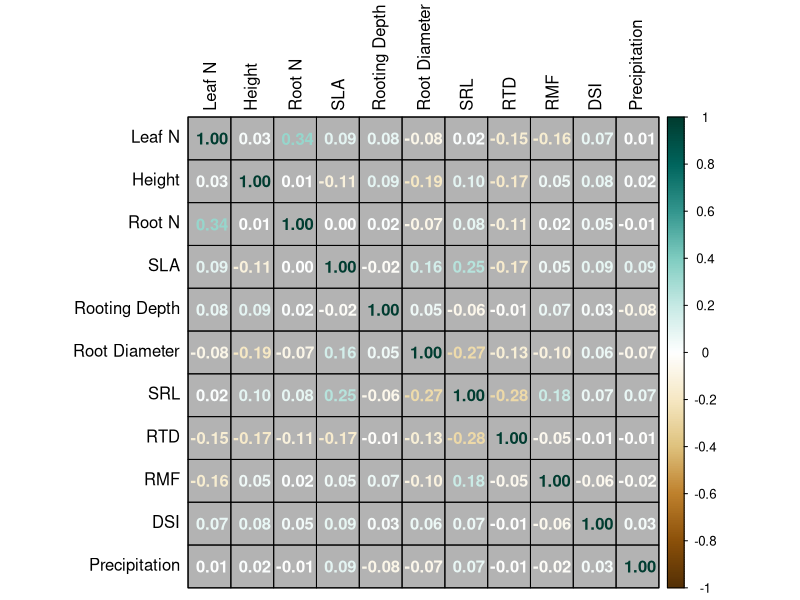

Write R code to recreate this figure. (Note: this script raises an error after producing the figure.)
# Get Summary stats

# load libraries
library(tidyverse)
library(corrplot)

#### Load imputed data without woody species ####

enviro = read.csv("./Raw.Data/site.drt.dev.index.csv", row.names = 1)

# imputed traits with woody species
imputed.NW = read.csv("./Formatted.Data/Revisions/Final.Data/imputed.traits.NW.outliersRM.csv", row.names = 1) %>%
  left_join(., enviro, by = "site_code") %>%
  filter(round(cover.change, 5) > -24.50000 & round(cover.change, 5) < 23.52000) %>%
  mutate_at(vars(26:36),scale)
imputed.NW.annual = read.csv("./Formatted.Data/Revisions/Final.Data/imputed.traits.NW.annuals.outliersRM.csv", row.names = 1)%>%
  left_join(., enviro, by = "site_code") %>%
  filter(round(cover.change, 5) > -24.50000 & round(cover.change, 5) < 23.52000) %>%
  mutate_at(vars(26:36),scale)
imputed.NW.perennial = read.csv("./Formatted.Data/Revisions/Final.Data/imputed.traits.NW.perennials.outliersRM.csv", row.names = 1)%>%
  left_join(., enviro, by = "site_code") %>%
  filter(round(cover.change, 5) > -24.50000 & round(cover.change, 5) < 23.52000) %>%
  mutate_at(vars(26:36),scale)
imputed.NW.forb = read.csv("./Formatted.Data/Revisions/Final.Data/imputed.traits.NW.forbs.legume.outliersRM.csv", row.names = 1)%>%
  left_join(., enviro, by = "site_code") %>%
  filter(round(cover.change, 5) > -24.50000 & round(cover.change, 5) < 23.52000) %>%
  mutate_at(vars(26:36),scale)
imputed.NW.graminoid = read.csv("./Formatted.Data/Revisions/Final.Data/imputed.traits.NW.graminoid.outliersRM.csv", row.names = 1)%>%
  left_join(., enviro, by = "site_code") %>%
  filter(round(cover.change, 5) > -24.50000 & round(cover.change, 5) < 23.52000) %>%
  mutate_at(vars(26:36),scale)
imputed.NW.annual.forb = read.csv("./Formatted.Data/Revisions/Final.Data/imputed.traits.NW.annual.forb.legume.outliersRM.csv", row.names = 1)%>%
  left_join(., enviro, by = "site_code") %>%
  filter(round(cover.change, 5) > -24.50000 & round(cover.change, 5) < 23.52000) %>%
  mutate_at(vars(26:36),scale)
imputed.NW.perennial.forb = read.csv("./Formatted.Data/Revisions/Final.Data/imputed.traits.NW.perennial.forb.legume.outliersRM.csv", row.names = 1)%>%
  left_join(., enviro, by = "site_code") %>%
  filter(round(cover.change, 5) > -24.50000 & round(cover.change, 5) < 23.52000) %>%
  mutate_at(vars(26:36),scale)
imputed.NW.perennial.graminoid = read.csv("./Formatted.Data/Revisions/Final.Data/imputed.traits.NW.perennial.graminoid.outliersRM.csv", row.names = 1)%>%
  left_join(., enviro, by = "site_code") %>%
  filter(round(cover.change, 5) > -24.50000 & round(cover.change, 5) < 23.52000) %>%
  mutate_at(vars(26:36),scale)

#### Drop NAs ####
# drop NAs so data matches exactly that used in the models

imputed.NW.2 = imputed.NW %>%
  select(cover.change,site_code,Taxon, leafN.final:mean.MAP) %>%
  drop_na()

# number of sites

unique(imputed.NW.2$site_code) # 63 sites

# number of species

unique(imputed.NW.2$Taxon) # 421 species

#### Woody species excluded ####

imputed.traits = read.csv("./Formatted.Data/Revisions/imputed.traits.final.csv",row.names = 1)

woody = imputed.traits %>%
  filter(functional_group %in% c("WOODY") | local_lifeform %in% c("SHRUB","TREE","WOODY"))
# 112 populations removed, 81 species removed prior to outlier removal

# outlier removal
imputed.traits.2 = imputed.traits %>%
  filter(round(leafN.final, 5) < 46.00560) %>% # 4
  filter(round(height.final, 5) < 7.787850) %>% # 11
  filter(round(rootN.final, 5) < 25.55616) %>% # 18
  filter(round(SLA.final, 5) < 49.05439) %>% # 8
  filter(round(root.depth.final, 5) < 2.915000) %>% # 15
  filter(round(RTD.final, 5) < 0.7460162) %>% # 11
  filter(round(SRL.final, 5) < 437.3523) %>% # 21
  filter(round(rootDiam.final, 5) < 1.200000) %>% # 6
  filter(round(RMF.final, 5) < 0.7670084) # 10

woody.2 = imputed.traits.2 %>%
  filter(functional_group %in% c("WOODY") | local_lifeform %in% c("SHRUB","TREE","WOODY"))
# 81 populations remained, 62 species remained after outlier removal.

# 28% of populations removed, 23% of species removed as outliers
# out of all outliers removed (94 populations) 50 were woody (53%)

#### Load imputed data without woody species not scaled ####

enviro = read.csv("./Raw.Data/site.drt.dev.index.csv", row.names = 1)

# imputed traits with woody species
imputed.NW = read.csv("./Formatted.Data/Revisions/Final.Data/imputed.traits.NW.outliersRM.csv", row.names = 1) %>%
  left_join(., enviro, by = "site_code") %>%
  filter(round(cover.change, 5) > -24.50000 & round(cover.change, 5) < 23.52000)
imputed.NW.annual = read.csv("./Formatted.Data/Revisions/Final.Data/imputed.traits.NW.annuals.outliersRM.csv", row.names = 1)%>%
  left_join(., enviro, by = "site_code") %>%
  filter(round(cover.change, 5) > -24.50000 & round(cover.change, 5) < 23.52000)
imputed.NW.perennial = read.csv("./Formatted.Data/Revisions/Final.Data/imputed.traits.NW.perennials.outliersRM.csv", row.names = 1)%>%
  left_join(., enviro, by = "site_code") %>%
  filter(round(cover.change, 5) > -24.50000 & round(cover.change, 5) < 23.52000)
imputed.NW.forb = read.csv("./Formatted.Data/Revisions/Final.Data/imputed.traits.NW.forbs.legume.outliersRM.csv", row.names = 1)%>%
  left_join(., enviro, by = "site_code") %>%
  filter(round(cover.change, 5) > -24.50000 & round(cover.change, 5) < 23.52000)
imputed.NW.graminoid = read.csv("./Formatted.Data/Revisions/Final.Data/imputed.traits.NW.graminoid.outliersRM.csv", row.names = 1)%>%
  left_join(., enviro, by = "site_code") %>%
  filter(round(cover.change, 5) > -24.50000 & round(cover.change, 5) < 23.52000)
imputed.NW.annual.forb = read.csv("./Formatted.Data/Revisions/Final.Data/imputed.traits.NW.annual.forb.legume.outliersRM.csv", row.names = 1)%>%
  left_join(., enviro, by = "site_code") %>%
  filter(round(cover.change, 5) > -24.50000 & round(cover.change, 5) < 23.52000)
imputed.NW.perennial.forb = read.csv("./Formatted.Data/Revisions/Final.Data/imputed.traits.NW.perennial.forb.legume.outliersRM.csv", row.names = 1)%>%
  left_join(., enviro, by = "site_code") %>%
  filter(round(cover.change, 5) > -24.50000 & round(cover.change, 5) < 23.52000)
imputed.NW.perennial.graminoid = read.csv("./Formatted.Data/Revisions/Final.Data/imputed.traits.NW.perennial.graminoid.outliersRM.csv", row.names = 1)%>%
  left_join(., enviro, by = "site_code") %>%
  filter(round(cover.change, 5) > -24.50000 & round(cover.change, 5) < 23.52000)

# Remove NAs

imputed.NW.2 = imputed.NW %>%
  select(cover.change,site_code,Taxon, leafN.final:mean.MAP) %>%
  drop_na()
imputed.NW.annual.2 = imputed.NW.annual %>%
  select(cover.change,site_code,Taxon, functional_group,leafN.final:mean.MAP) %>%
  drop_na()
imputed.NW.perennial.2 = imputed.NW.perennial %>%
  select(cover.change,site_code,Taxon,functional_group,leafN.final:mean.MAP) %>%
  drop_na()
imputed.NW.graminoid.2 = imputed.NW.graminoid %>%
  select(cover.change,site_code,Taxon, leafN.final:mean.MAP) %>%
  drop_na()
imputed.NW.forb.2 = imputed.NW.forb %>%
  select(cover.change,site_code,Taxon, leafN.final:mean.MAP) %>%
  drop_na()
imputed.NW.annual.forb.2 = imputed.NW.annual.forb %>%
  select(cover.change,site_code,Taxon, leafN.final:mean.MAP) %>%
  drop_na()
imputed.NW.perennial.forb.2 = imputed.NW.perennial.forb%>%
  select(cover.change,site_code,Taxon, leafN.final:mean.MAP) %>%
  drop_na()
imputed.NW.perennial.graminoid.2 = imputed.NW.perennial.graminoid %>%
  select(cover.change,site_code,Taxon, leafN.final:mean.MAP) %>%
  drop_na()

#### Table S2-S6 ####
mean(imputed.NW.2$leafN.final, na.rm = TRUE)
mean(imputed.NW.2$height.final, na.rm = TRUE)
mean(imputed.NW.2$rootN.final, na.rm = TRUE)
mean(imputed.NW.2$SLA.final, na.rm = TRUE)
mean(imputed.NW.2$root.depth.final, na.rm = TRUE)
mean(imputed.NW.2$RTD.final, na.rm = TRUE)
mean(imputed.NW.2$SRL.final, na.rm = TRUE)
mean(imputed.NW.2$rootDiam.final, na.rm = TRUE)
mean(imputed.NW.2$RMF.final, na.rm = TRUE)
mean(imputed.NW.2$mean.MAP, na.rm = TRUE)
mean(imputed.NW.2$mean.DSI, na.rm = TRUE)
mean(imputed.NW.2$cover.change)

sd(imputed.NW.2$leafN.final, na.rm = TRUE)
sd(imputed.NW.2$height.final, na.rm = TRUE)
sd(imputed.NW.2$rootN.final, na.rm = TRUE)
sd(imputed.NW.2$SLA.final, na.rm = TRUE)
sd(imputed.NW.2$RMF.final, na.rm = TRUE)
sd(imputed.NW.2$root.depth.final, na.rm = TRUE)
sd(imputed.NW.2$RTD.final, na.rm = TRUE)
sd(imputed.NW.2$SRL.final, na.rm = TRUE)
sd(imputed.NW.2$rootDiam.final, na.rm = TRUE)
sd(imputed.NW.2$mean.MAP, na.rm = TRUE)
sd(imputed.NW.2$mean.DSI, na.rm = TRUE)
sd(imputed.NW.2$cover.change)

range(imputed.NW.2$leafN.final, na.rm = TRUE)
range(imputed.NW.2$height.final, na.rm = TRUE)
range(imputed.NW.2$rootN.final, na.rm = TRUE)
range(imputed.NW.2$SLA.final, na.rm = TRUE)
range(imputed.NW.2$RMF.final, na.rm = TRUE)
range(imputed.NW.2$root.depth.final, na.rm = TRUE)
range(imputed.NW.2$RTD.final, na.rm = TRUE)
range(imputed.NW.2$SRL.final, na.rm = TRUE)
range(imputed.NW.2$rootDiam.final, na.rm = TRUE)
range(imputed.NW.2$mean.MAP, na.rm = TRUE)
range(imputed.NW.2$mean.DSI, na.rm = TRUE)
range(imputed.NW.2$cover.change)

sd(imputed.NW.2$leafN.final, na.rm = TRUE)/mean(imputed.NW.2$leafN.final, na.rm = TRUE)
sd(imputed.NW.2$height.final, na.rm = TRUE)/mean(imputed.NW.2$height.final, na.rm = TRUE)
sd(imputed.NW.2$rootN.final, na.rm = TRUE)/mean(imputed.NW.2$rootN.final, na.rm = TRUE)
sd(imputed.NW.2$SLA.final, na.rm = TRUE)/mean(imputed.NW.2$SLA.final, na.rm = TRUE)
sd(imputed.NW.2$RMF.final, na.rm = TRUE)/mean(imputed.NW.2$RMF.final, na.rm = TRUE)
sd(imputed.NW.2$root.depth.final, na.rm = TRUE)/mean(imputed.NW.2$root.depth.final, na.rm = TRUE)
sd(imputed.NW.2$RTD.final, na.rm = TRUE)/mean(imputed.NW.2$RTD.final, na.rm = TRUE)
sd(imputed.NW.2$SRL.final, na.rm = TRUE)/mean(imputed.NW.2$SRL.final, na.rm = TRUE)
sd(imputed.NW.2$rootDiam.final, na.rm = TRUE)/mean(imputed.NW.2$rootDiam.final, na.rm = TRUE)
sd(imputed.NW.2$mean.MAP, na.rm = TRUE)/mean(imputed.NW.2$mean.MAP, na.rm = TRUE)
sd(imputed.NW.2$mean.DSI, na.rm = TRUE)/mean(imputed.NW.2$mean.DSI, na.rm = TRUE)
sd(imputed.NW.2$cover.change)/mean(imputed.NW.2$cover.change)

mean(imputed.NW.annual.2$leafN.final, na.rm = TRUE)
mean(imputed.NW.annual.2$height.final, na.rm = TRUE)
mean(imputed.NW.annual.2$rootN.final, na.rm = TRUE)
mean(imputed.NW.annual.2$SLA.final, na.rm = TRUE)
mean(imputed.NW.annual.2$RMF.final, na.rm = TRUE)
mean(imputed.NW.annual.2$root.depth.final, na.rm = TRUE)
mean(imputed.NW.annual.2$RTD.final, na.rm = TRUE)
mean(imputed.NW.annual.2$SRL.final, na.rm = TRUE)
mean(imputed.NW.annual.2$rootDiam.final, na.rm = TRUE)
mean(imputed.NW.annual.2$mean.MAP, na.rm = TRUE)
mean(imputed.NW.annual.2$mean.DSI, na.rm = TRUE)
mean(imputed.NW.annual.2$cover.change)

sd(imputed.NW.annual.2$leafN.final, na.rm = TRUE)
sd(imputed.NW.annual.2$height.final, na.rm = TRUE)
sd(imputed.NW.annual.2$rootN.final, na.rm = TRUE)
sd(imputed.NW.annual.2$SLA.final, na.rm = TRUE)
sd(imputed.NW.annual.2$RMF.final, na.rm = TRUE)
sd(imputed.NW.annual.2$root.depth.final, na.rm = TRUE)
sd(imputed.NW.annual.2$RTD.final, na.rm = TRUE)
sd(imputed.NW.annual.2$SRL.final, na.rm = TRUE)
sd(imputed.NW.annual.2$rootDiam.final, na.rm = TRUE)
sd(imputed.NW.annual.2$mean.MAP, na.rm = TRUE)
sd(imputed.NW.annual.2$mean.DSI, na.rm = TRUE)
sd(imputed.NW.annual.2$cover.change)

range(imputed.NW.annual.2$leafN.final, na.rm = TRUE)
range(imputed.NW.annual.2$height.final, na.rm = TRUE)
range(imputed.NW.annual.2$rootN.final, na.rm = TRUE)
range(imputed.NW.annual.2$SLA.final, na.rm = TRUE)
range(imputed.NW.annual.2$RMF.final, na.rm = TRUE)
range(imputed.NW.annual.2$root.depth.final, na.rm = TRUE)
range(imputed.NW.annual.2$RTD.final, na.rm = TRUE)
range(imputed.NW.annual.2$SRL.final, na.rm = TRUE)
range(imputed.NW.annual.2$rootDiam.final, na.rm = TRUE)
range(imputed.NW.annual.2$mean.MAP, na.rm = TRUE)
range(imputed.NW.annual.2$mean.DSI, na.rm = TRUE)
range(imputed.NW.annual.2$cover.change)

mean(imputed.NW.perennial.2$leafN.final, na.rm = TRUE)
mean(imputed.NW.perennial.2$height.final, na.rm = TRUE)
mean(imputed.NW.perennial.2$rootN.final, na.rm = TRUE)
mean(imputed.NW.perennial.2$SLA.final, na.rm = TRUE)
mean(imputed.NW.perennial.2$RMF.final, na.rm = TRUE)
mean(imputed.NW.perennial.2$root.depth.final, na.rm = TRUE)
mean(imputed.NW.perennial.2$RTD.final, na.rm = TRUE)
mean(imputed.NW.perennial.2$SRL.final, na.rm = TRUE)
mean(imputed.NW.perennial.2$rootDiam.final, na.rm = TRUE)
mean(imputed.NW.perennial.2$mean.MAP, na.rm = TRUE)
mean(imputed.NW.perennial.2$mean.DSI, na.rm = TRUE)
mean(imputed.NW.perennial.2$cover.change)

sd(imputed.NW.perennial.2$leafN.final, na.rm = TRUE)
sd(imputed.NW.perennial.2$height.final, na.rm = TRUE)
sd(imputed.NW.perennial.2$rootN.final, na.rm = TRUE)
sd(imputed.NW.perennial.2$SLA.final, na.rm = TRUE)
sd(imputed.NW.perennial.2$RMF.final, na.rm = TRUE)
sd(imputed.NW.perennial.2$root.depth.final, na.rm = TRUE)
sd(imputed.NW.perennial.2$RTD.final, na.rm = TRUE)
sd(imputed.NW.perennial.2$SRL.final, na.rm = TRUE)
sd(imputed.NW.perennial.2$rootDiam.final, na.rm = TRUE)
sd(imputed.NW.perennial.2$mean.MAP, na.rm = TRUE)
sd(imputed.NW.perennial.2$mean.DSI, na.rm = TRUE)
sd(imputed.NW.perennial.2$cover.change)

range(imputed.NW.perennial.2$leafN.final, na.rm = TRUE)
range(imputed.NW.perennial.2$height.final, na.rm = TRUE)
range(imputed.NW.perennial.2$rootN.final, na.rm = TRUE)
range(imputed.NW.perennial.2$SLA.final, na.rm = TRUE)
range(imputed.NW.perennial.2$RMF.final, na.rm = TRUE)
range(imputed.NW.perennial.2$root.depth.final, na.rm = TRUE)
range(imputed.NW.perennial.2$RTD.final, na.rm = TRUE)
range(imputed.NW.perennial.2$SRL.final, na.rm = TRUE)
range(imputed.NW.perennial.2$rootDiam.final, na.rm = TRUE)
range(imputed.NW.perennial.2$mean.MAP, na.rm = TRUE)
range(imputed.NW.perennial.2$mean.DSI, na.rm = TRUE)
range(imputed.NW.perennial.2$cover.change)

mean(imputed.NW.graminoid.2$leafN.final, na.rm = TRUE)
mean(imputed.NW.graminoid.2$height.final, na.rm = TRUE)
mean(imputed.NW.graminoid.2$rootN.final, na.rm = TRUE)
mean(imputed.NW.graminoid.2$SLA.final, na.rm = TRUE)
mean(imputed.NW.graminoid.2$RMF.final, na.rm = TRUE)
mean(imputed.NW.graminoid.2$root.depth.final, na.rm = TRUE)
mean(imputed.NW.graminoid.2$RTD.final, na.rm = TRUE)
mean(imputed.NW.graminoid.2$SRL.final, na.rm = TRUE)
mean(imputed.NW.graminoid.2$rootDiam.final, na.rm = TRUE)
mean(imputed.NW.graminoid.2$mean.MAP, na.rm = TRUE)
mean(imputed.NW.graminoid.2$mean.DSI, na.rm = TRUE)
mean(imputed.NW.graminoid.2$cover.change)

sd(imputed.NW.graminoid.2$leafN.final, na.rm = TRUE)
sd(imputed.NW.graminoid.2$height.final, na.rm = TRUE)
sd(imputed.NW.graminoid.2$rootN.final, na.rm = TRUE)
sd(imputed.NW.graminoid.2$SLA.final, na.rm = TRUE)
sd(imputed.NW.graminoid.2$RMF.final, na.rm = TRUE)
sd(imputed.NW.graminoid.2$root.depth.final, na.rm = TRUE)
sd(imputed.NW.graminoid.2$RTD.final, na.rm = TRUE)
sd(imputed.NW.graminoid.2$SRL.final, na.rm = TRUE)
sd(imputed.NW.graminoid.2$rootDiam.final, na.rm = TRUE)
sd(imputed.NW.graminoid.2$mean.MAP, na.rm = TRUE)
sd(imputed.NW.graminoid.2$mean.DSI, na.rm = TRUE)
sd(imputed.NW.graminoid.2$cover.change)

range(imputed.NW.graminoid.2$leafN.final, na.rm = TRUE)
range(imputed.NW.graminoid.2$height.final, na.rm = TRUE)
range(imputed.NW.graminoid.2$rootN.final, na.rm = TRUE)
range(imputed.NW.graminoid.2$SLA.final, na.rm = TRUE)
range(imputed.NW.graminoid.2$RMF.final, na.rm = TRUE)
range(imputed.NW.graminoid.2$root.depth.final, na.rm = TRUE)
range(imputed.NW.graminoid.2$RTD.final, na.rm = TRUE)
range(imputed.NW.graminoid.2$SRL.final, na.rm = TRUE)
range(imputed.NW.graminoid.2$rootDiam.final, na.rm = TRUE)
range(imputed.NW.graminoid.2$mean.MAP, na.rm = TRUE)
range(imputed.NW.graminoid.2$mean.DSI, na.rm = TRUE)
range(imputed.NW.graminoid.2$cover.change)

mean(imputed.NW.forb.2$leafN.final, na.rm = TRUE)
mean(imputed.NW.forb.2$height.final, na.rm = TRUE)
mean(imputed.NW.forb.2$rootN.final, na.rm = TRUE)
mean(imputed.NW.forb.2$SLA.final, na.rm = TRUE)
mean(imputed.NW.forb.2$RMF.final, na.rm = TRUE)
mean(imputed.NW.forb.2$root.depth.final, na.rm = TRUE)
mean(imputed.NW.forb.2$RTD.final, na.rm = TRUE)
mean(imputed.NW.forb.2$SRL.final, na.rm = TRUE)
mean(imputed.NW.forb.2$rootDiam.final, na.rm = TRUE)
mean(imputed.NW.forb.2$mean.MAP, na.rm = TRUE)
mean(imputed.NW.forb.2$mean.DSI, na.rm = TRUE)
mean(imputed.NW.forb.2$cover.change)

sd(imputed.NW.forb.2$leafN.final, na.rm = TRUE)
sd(imputed.NW.forb.2$height.final, na.rm = TRUE)
sd(imputed.NW.forb.2$rootN.final, na.rm = TRUE)
sd(imputed.NW.forb.2$SLA.final, na.rm = TRUE)
sd(imputed.NW.forb.2$RMF.final, na.rm = TRUE)
sd(imputed.NW.forb.2$root.depth.final, na.rm = TRUE)
sd(imputed.NW.forb.2$RTD.final, na.rm = TRUE)
sd(imputed.NW.forb.2$SRL.final, na.rm = TRUE)
sd(imputed.NW.forb.2$rootDiam.final, na.rm = TRUE)
sd(imputed.NW.forb.2$mean.MAP, na.rm = TRUE)
sd(imputed.NW.forb.2$mean.DSI, na.rm = TRUE)
sd(imputed.NW.forb.2$cover.change)

range(imputed.NW.forb.2$leafN.final, na.rm = TRUE)
range(imputed.NW.forb.2$height.final, na.rm = TRUE)
range(imputed.NW.forb.2$rootN.final, na.rm = TRUE)
range(imputed.NW.forb.2$SLA.final, na.rm = TRUE)
range(imputed.NW.forb.2$RMF.final, na.rm = TRUE)
range(imputed.NW.forb.2$root.depth.final, na.rm = TRUE)
range(imputed.NW.forb.2$RTD.final, na.rm = TRUE)
range(imputed.NW.forb.2$SRL.final, na.rm = TRUE)
range(imputed.NW.forb.2$rootDiam.final, na.rm = TRUE)
range(imputed.NW.forb.2$mean.MAP, na.rm = TRUE)
range(imputed.NW.forb.2$mean.DSI, na.rm = TRUE)
range(imputed.NW.forb.2$cover.change)

mean(imputed.NW.annual.forb.2$leafN.final, na.rm = TRUE)
mean(imputed.NW.annual.forb.2$height.final, na.rm = TRUE)
mean(imputed.NW.annual.forb.2$rootN.final, na.rm = TRUE)
mean(imputed.NW.annual.forb.2$SLA.final, na.rm = TRUE)
mean(imputed.NW.annual.forb.2$RMF.final, na.rm = TRUE)
mean(imputed.NW.annual.forb.2$root.depth.final, na.rm = TRUE)
mean(imputed.NW.annual.forb.2$RTD.final, na.rm = TRUE)
mean(imputed.NW.annual.forb.2$SRL.final, na.rm = TRUE)
mean(imputed.NW.annual.forb.2$rootDiam.final, na.rm = TRUE)
mean(imputed.NW.annual.forb.2$mean.MAP, na.rm = TRUE)
mean(imputed.NW.annual.forb.2$mean.DSI, na.rm = TRUE)
mean(imputed.NW.annual.forb.2$cover.change)

sd(imputed.NW.annual.forb.2$leafN.final, na.rm = TRUE)
sd(imputed.NW.annual.forb.2$height.final, na.rm = TRUE)
sd(imputed.NW.annual.forb.2$rootN.final, na.rm = TRUE)
sd(imputed.NW.annual.forb.2$SLA.final, na.rm = TRUE)
sd(imputed.NW.annual.forb.2$RMF.final, na.rm = TRUE)
sd(imputed.NW.annual.forb.2$root.depth.final, na.rm = TRUE)
sd(imputed.NW.annual.forb.2$RTD.final, na.rm = TRUE)
sd(imputed.NW.annual.forb.2$SRL.final, na.rm = TRUE)
sd(imputed.NW.annual.forb.2$rootDiam.final, na.rm = TRUE)
sd(imputed.NW.annual.forb.2$mean.MAP, na.rm = TRUE)
sd(imputed.NW.annual.forb.2$mean.DSI, na.rm = TRUE)
sd(imputed.NW.annual.forb.2$cover.change)

range(imputed.NW.annual.forb.2$leafN.final, na.rm = TRUE)
range(imputed.NW.annual.forb.2$height.final, na.rm = TRUE)
range(imputed.NW.annual.forb.2$rootN.final, na.rm = TRUE)
range(imputed.NW.annual.forb.2$SLA.final, na.rm = TRUE)
range(imputed.NW.annual.forb.2$RMF.final, na.rm = TRUE)
range(imputed.NW.annual.forb.2$root.depth.final, na.rm = TRUE)
range(imputed.NW.annual.forb.2$RTD.final, na.rm = TRUE)
range(imputed.NW.annual.forb.2$SRL.final, na.rm = TRUE)
range(imputed.NW.annual.forb.2$rootDiam.final, na.rm = TRUE)
range(imputed.NW.annual.forb.2$mean.MAP, na.rm = TRUE)
range(imputed.NW.annual.forb.2$mean.DSI, na.rm = TRUE)
range(imputed.NW.annual.forb.2$cover.change)

mean(imputed.NW.perennial.graminoid.2$leafN.final, na.rm = TRUE)
mean(imputed.NW.perennial.graminoid.2$height.final, na.rm = TRUE)
mean(imputed.NW.perennial.graminoid.2$rootN.final, na.rm = TRUE)
mean(imputed.NW.perennial.graminoid.2$SLA.final, na.rm = TRUE)
mean(imputed.NW.perennial.graminoid.2$RMF.final, na.rm = TRUE)
mean(imputed.NW.perennial.graminoid.2$root.depth.final, na.rm = TRUE)
mean(imputed.NW.perennial.graminoid.2$RTD.final, na.rm = TRUE)
mean(imputed.NW.perennial.graminoid.2$SRL.final, na.rm = TRUE)
mean(imputed.NW.perennial.graminoid.2$rootDiam.final, na.rm = TRUE)
mean(imputed.NW.perennial.graminoid.2$mean.MAP, na.rm = TRUE)
mean(imputed.NW.perennial.graminoid.2$mean.DSI, na.rm = TRUE)
mean(imputed.NW.perennial.graminoid.2$cover.change)

sd(imputed.NW.perennial.graminoid.2$leafN.final, na.rm = TRUE)
sd(imputed.NW.perennial.graminoid.2$height.final, na.rm = TRUE)
sd(imputed.NW.perennial.graminoid.2$rootN.final, na.rm = TRUE)
sd(imputed.NW.perennial.graminoid.2$SLA.final, na.rm = TRUE)
sd(imputed.NW.perennial.graminoid.2$RMF.final, na.rm = TRUE)
sd(imputed.NW.perennial.graminoid.2$root.depth.final, na.rm = TRUE)
sd(imputed.NW.perennial.graminoid.2$RTD.final, na.rm = TRUE)
sd(imputed.NW.perennial.graminoid.2$SRL.final, na.rm = TRUE)
sd(imputed.NW.perennial.graminoid.2$rootDiam.final, na.rm = TRUE)
sd(imputed.NW.perennial.graminoid.2$mean.MAP, na.rm = TRUE)
sd(imputed.NW.perennial.graminoid.2$mean.DSI, na.rm = TRUE)
sd(imputed.NW.perennial.graminoid.2$cover.change)

range(imputed.NW.perennial.graminoid.2$leafN.final, na.rm = TRUE)
range(imputed.NW.perennial.graminoid.2$height.final, na.rm = TRUE)
range(imputed.NW.perennial.graminoid.2$rootN.final, na.rm = TRUE)
range(imputed.NW.perennial.graminoid.2$SLA.final, na.rm = TRUE)
range(imputed.NW.perennial.graminoid.2$RMF.final, na.rm = TRUE)
range(imputed.NW.perennial.graminoid.2$root.depth.final, na.rm = TRUE)
range(imputed.NW.perennial.graminoid.2$RTD.final, na.rm = TRUE)
range(imputed.NW.perennial.graminoid.2$SRL.final, na.rm = TRUE)
range(imputed.NW.perennial.graminoid.2$rootDiam.final, na.rm = TRUE)
range(imputed.NW.perennial.graminoid.2$mean.MAP, na.rm = TRUE)
range(imputed.NW.perennial.graminoid.2$mean.DSI, na.rm = TRUE)
range(imputed.NW.perennial.graminoid.2$cover.change)

mean(imputed.NW.perennial.forb.2$leafN.final, na.rm = TRUE)
mean(imputed.NW.perennial.forb.2$height.final, na.rm = TRUE)
mean(imputed.NW.perennial.forb.2$rootN.final, na.rm = TRUE)
mean(imputed.NW.perennial.forb.2$SLA.final, na.rm = TRUE)
mean(imputed.NW.perennial.forb.2$RMF.final, na.rm = TRUE)
mean(imputed.NW.perennial.forb.2$root.depth.final, na.rm = TRUE)
mean(imputed.NW.perennial.forb.2$RTD.final, na.rm = TRUE)
mean(imputed.NW.perennial.forb.2$SRL.final, na.rm = TRUE)
mean(imputed.NW.perennial.forb.2$rootDiam.final, na.rm = TRUE)
mean(imputed.NW.perennial.forb.2$mean.MAP, na.rm = TRUE)
mean(imputed.NW.perennial.forb.2$mean.DSI, na.rm = TRUE)
mean(imputed.NW.perennial.forb.2$cover.change)

sd(imputed.NW.perennial.forb.2$leafN.final, na.rm = TRUE)
sd(imputed.NW.perennial.forb.2$height.final, na.rm = TRUE)
sd(imputed.NW.perennial.forb.2$rootN.final, na.rm = TRUE)
sd(imputed.NW.perennial.forb.2$SLA.final, na.rm = TRUE)
sd(imputed.NW.perennial.forb.2$RMF.final, na.rm = TRUE)
sd(imputed.NW.perennial.forb.2$root.depth.final, na.rm = TRUE)
sd(imputed.NW.perennial.forb.2$RTD.final, na.rm = TRUE)
sd(imputed.NW.perennial.forb.2$SRL.final, na.rm = TRUE)
sd(imputed.NW.perennial.forb.2$rootDiam.final, na.rm = TRUE)
sd(imputed.NW.perennial.forb.2$mean.MAP, na.rm = TRUE)
sd(imputed.NW.perennial.forb.2$mean.DSI, na.rm = TRUE)
sd(imputed.NW.perennial.forb.2$cover.change)

range(imputed.NW.perennial.forb.2$leafN.final, na.rm = TRUE)
range(imputed.NW.perennial.forb.2$height.final, na.rm = TRUE)
range(imputed.NW.perennial.forb.2$rootN.final, na.rm = TRUE)
range(imputed.NW.perennial.forb.2$SLA.final, na.rm = TRUE)
range(imputed.NW.perennial.forb.2$RMF.final, na.rm = TRUE)
range(imputed.NW.perennial.forb.2$root.depth.final, na.rm = TRUE)
range(imputed.NW.perennial.forb.2$RTD.final, na.rm = TRUE)
range(imputed.NW.perennial.forb.2$SRL.final, na.rm = TRUE)
range(imputed.NW.perennial.forb.2$rootDiam.final, na.rm = TRUE)
range(imputed.NW.perennial.forb.2$mean.MAP, na.rm = TRUE)
range(imputed.NW.perennial.forb.2$mean.DSI, na.rm = TRUE)
range(imputed.NW.perennial.forb.2$cover.change)

# get functional groups in annuals and perennials

table(imputed.NW.annual.2$functional_group)
# forb 124, graminoid 44 legume 10
table(imputed.NW.perennial.2$functional_group)
# forb 224, graminoid 31, graminoid 174, legume 33

### Correlation Plots ####

enviro = read.csv("./Raw.Data/site.drt.dev.index.csv", row.names = 1)

# imputed traits with woody species
imputed.NW = read.csv("./Formatted.Data/Revisions/Final.Data/imputed.traits.NW.outliersRM.csv", row.names = 1) %>%
  left_join(., enviro, by = "site_code") %>%
  filter(round(cover.change, 5) > -24.50000 & round(cover.change, 5) < 23.52000)
imputed.NW.annual = read.csv("./Formatted.Data/Revisions/Final.Data/imputed.traits.NW.annuals.outliersRM.csv", row.names = 1)%>%
  left_join(., enviro, by = "site_code") %>%
  filter(round(cover.change, 5) > -24.50000 & round(cover.change, 5) < 23.52000)
imputed.NW.perennial = read.csv("./Formatted.Data/Revisions/Final.Data/imputed.traits.NW.perennials.outliersRM.csv", row.names = 1)%>%
  left_join(., enviro, by = "site_code") %>%
  filter(round(cover.change, 5) > -24.50000 & round(cover.change, 5) < 23.52000)
imputed.NW.forb = read.csv("./Formatted.Data/Revisions/Final.Data/imputed.traits.NW.forbs.legume.outliersRM.csv", row.names = 1)%>%
  left_join(., enviro, by = "site_code") %>%
  filter(round(cover.change, 5) > -24.50000 & round(cover.change, 5) < 23.52000)
imputed.NW.graminoid = read.csv("./Formatted.Data/Revisions/Final.Data/imputed.traits.NW.graminoid.outliersRM.csv", row.names = 1)%>%
  left_join(., enviro, by = "site_code") %>%
  filter(round(cover.change, 5) > -24.50000 & round(cover.change, 5) < 23.52000)
imputed.NW.annual.forb = read.csv("./Formatted.Data/Revisions/Final.Data/imputed.traits.NW.annual.forb.legume.outliersRM.csv", row.names = 1)%>%
  left_join(., enviro, by = "site_code") %>%
  filter(round(cover.change, 5) > -24.50000 & round(cover.change, 5) < 23.52000)
imputed.NW.perennial.forb = read.csv("./Formatted.Data/Revisions/Final.Data/imputed.traits.NW.perennial.forb.legume.outliersRM.csv", row.names = 1)%>%
  left_join(., enviro, by = "site_code") %>%
  filter(round(cover.change, 5) > -24.50000 & round(cover.change, 5) < 23.52000)
imputed.NW.perennial.graminoid = read.csv("./Formatted.Data/Revisions/Final.Data/imputed.traits.NW.perennial.graminoid.outliersRM.csv", row.names = 1)%>%
  left_join(., enviro, by = "site_code") %>%
  filter(round(cover.change, 5) > -24.50000 & round(cover.change, 5) < 23.52000)

# Remove NAs

imputed.NW.2 = imputed.NW %>%
  select(cover.change,site_code,Taxon, leafN.final:mean.MAP) %>%
  drop_na()
imputed.NW.annual.2 = imputed.NW.annual %>%
  select(cover.change,site_code,Taxon, leafN.final:mean.MAP) %>%
  drop_na()
imputed.NW.perennial.2 = imputed.NW.perennial %>%
  select(cover.change,site_code,Taxon,leafN.final:mean.MAP) %>%
  drop_na()
imputed.NW.graminoid.2 = imputed.NW.graminoid %>%
  select(cover.change,site_code,Taxon, leafN.final:mean.MAP) %>%
  drop_na()
imputed.NW.forb.2 = imputed.NW.forb %>%
  select(cover.change,site_code,Taxon, leafN.final:mean.MAP) %>%
  drop_na()
imputed.NW.annual.forb.2 = imputed.NW.annual.forb %>%
  select(cover.change,site_code,Taxon, leafN.final:mean.MAP) %>%
  drop_na()
imputed.NW.perennial.forb.2 = imputed.NW.perennial.forb%>%
  select(cover.change,site_code,Taxon, leafN.final:mean.MAP) %>%
  drop_na()
imputed.NW.perennial.graminoid.2 = imputed.NW.perennial.graminoid %>%
  select(cover.change,site_code,Taxon, leafN.final:mean.MAP) %>%
  drop_na()

colnames(imputed.NW.2)[4:14] = c("Leaf N","Height","Root N","SLA","Rooting Depth","Root Diameter","SRL","RTD","RMF",
                                 "DSI","Precipitation")
colnames(imputed.NW.annual.2)[4:14] = c("Leaf N","Height","Root N","SLA","Rooting Depth","Root Diameter","SRL","RTD","RMF",
                                 "DSI","Precipitation")
colnames(imputed.NW.perennial.2)[4:14] = c("Leaf N","Height","Root N","SLA","Rooting Depth","Root Diameter","SRL","RTD","RMF",
                                 "DSI","Precipitation")
colnames(imputed.NW.forb.2)[4:14] = c("Leaf N","Height","Root N","SLA","Rooting Depth","Root Diameter","SRL","RTD","RMF",
                                 "DSI","Precipitation")
colnames(imputed.NW.graminoid.2)[4:14] = c("Leaf N","Height","Root N","SLA","Rooting Depth","Root Diameter","SRL","RTD","RMF",
                                 "DSI","Precipitation")
colnames(imputed.NW.annual.forb.2)[4:14] = c("Leaf N","Height","Root N","SLA","Rooting Depth","Root Diameter","SRL","RTD","RMF",
                                 "DSI","Precipitation")
colnames(imputed.NW.perennial.graminoid.2)[4:14] = c("Leaf N","Height","Root N","SLA","Rooting Depth","Root Diameter","SRL","RTD","RMF",
                                             "DSI","Precipitation")
colnames(imputed.NW.perennial.forb.2)[4:14] = c("Leaf N","Height","Root N","SLA","Rooting Depth","Root Diameter","SRL","RTD","RMF",
                                             "DSI","Precipitation")
# output 8 x 8
all.traits.cor = cor(imputed.NW.2[,c(4:14)],use = "pairwise") 
corrplot(all.traits.cor, method="number",tl.col = "black", bg = "gray70",is.corr = TRUE,
         col.lim = c(-1,1), col = COL2('BrBG', 200), addgrid.col = "black")
# highest correlation is -0.28 and 0.34

write.csv(all.traits.cor, file = "./Results/all.traits.cor.csv")

annual.traits.cor = cor(imputed.NW.annual.2[,c(4:14)],use = "pairwise") 
corrplot(annual.traits.cor, method="number",tl.col = "black", bg = "gray70",is.corr = TRUE,
         col.lim = c(-1,1), col = COL2('BrBG', 200), addgrid.col = "black")
# highest correlation is -0.31 and 0.35

write.csv(annual.traits.cor, file = "./Results/annual.traits.cor.csv")

perennial.traits.cor = cor(imputed.NW.perennial.2[,c(4:14)],use = "pairwise") 
corrplot(perennial.traits.cor, method="number",tl.col = "black", bg = "gray70",is.corr = TRUE,
         col.lim = c(-1,1), col = COL2('BrBG', 200), addgrid.col = "black")
# highest correlation is -0.29 and 0.39

write.csv(perennial.traits.cor, file = "./Results/perennial.traits.cor.csv")

forb.traits.cor = cor(imputed.NW.forb.2[,c(4:14)],use = "pairwise") 
corrplot(forb.traits.cor, method="number",tl.col = "black", bg = "gray70",is.corr = TRUE,
         col.lim = c(-1,1), col = COL2('BrBG', 200), addgrid.col = "black")
# highest correlation is -0.24 and 0.33

write.csv(forb.traits.cor, file = "./Results/forb.traits.cor.csv")

graminoid.traits.cor = cor(imputed.NW.graminoid.2[,c(4:14)],use = "pairwise") 
corrplot(graminoid.traits.cor, method="number",tl.col = "black", bg = "gray70",is.corr = TRUE,
         col.lim = c(-1,1), col = COL2('BrBG', 200), addgrid.col = "black")
# highest correlation is -0.47 and 0.25

write.csv(graminoid.traits.cor, file = "./Results/graminoid.traits.cor.csv")

annual.forb.traits.cor = cor(imputed.NW.annual.forb.2[,c(4:14)],use = "pairwise") 
corrplot(annual.forb.traits.cor, method="number",tl.col = "black", bg = "gray70",is.corr = TRUE,
         col.lim = c(-1,1), col = COL2('BrBG', 200), addgrid.col = "black")
# highest correlation is -0.43 and 0.35

write.csv(annual.forb.traits.cor, file = "./Results/annual.forb.traits.cor.csv")

perennial.forb.traits.cor = cor(imputed.NW.perennial.forb.2[,c(4:14)],use = "pairwise") 
corrplot(perennial.forb.traits.cor, method="number",tl.col = "black", bg = "gray70",is.corr = TRUE,
         col.lim = c(-1,1), col = COL2('BrBG', 200), addgrid.col = "black")
# highest correlation is -0.27 and 0.38

write.csv(perennial.forb.traits.cor, file = "./Results/perennial.forb.traits.cor.csv")

perennial.graminoid.traits.cor = cor(imputed.NW.perennial.graminoid.2[,c(4:14)],use = "pairwise") 
corrplot(perennial.graminoid.traits.cor, method="number",tl.col = "black", bg = "gray70",is.corr = TRUE,
         col.lim = c(-1,1), col = COL2('BrBG', 200), addgrid.col = "black")
# highest correlation is -0.44 and 0.25

write.csv(perennial.graminoid.traits.cor, file = "./Results/perennial.graminoid.traits.cor.csv")


#### Height of covers ####

site.data = read.csv("./Raw.Data/Site_Elev-Disturb.csv")

enviro = read.csv("./Raw.Data/site.drt.dev.index.csv", row.names = 1)

# imputed traits with woody species
imputed.NW = read.csv("./Formatted.Data/Revisions/Final.Data/imputed.traits.NW.outliersRM.csv", row.names = 1) %>%
  left_join(., enviro, by = "site_code") %>%
  filter(round(cover.change, 5) > -24.50000 & round(cover.change, 5) < 23.52000) %>%
  mutate_at(vars(26:36),scale)
imputed.NW.2 = imputed.NW %>%
  select(cover.change,site_code,Taxon, leafN.final:mean.MAP) %>%
  drop_na()

unq.sites = unique(imputed.NW.2$site_code)

site.data.2 = site.data %>%
  filter(site_code %in% unq.sites)

table(site.data.2$habitat.type)
# graminoidland Shrubland 
# 44        19 

